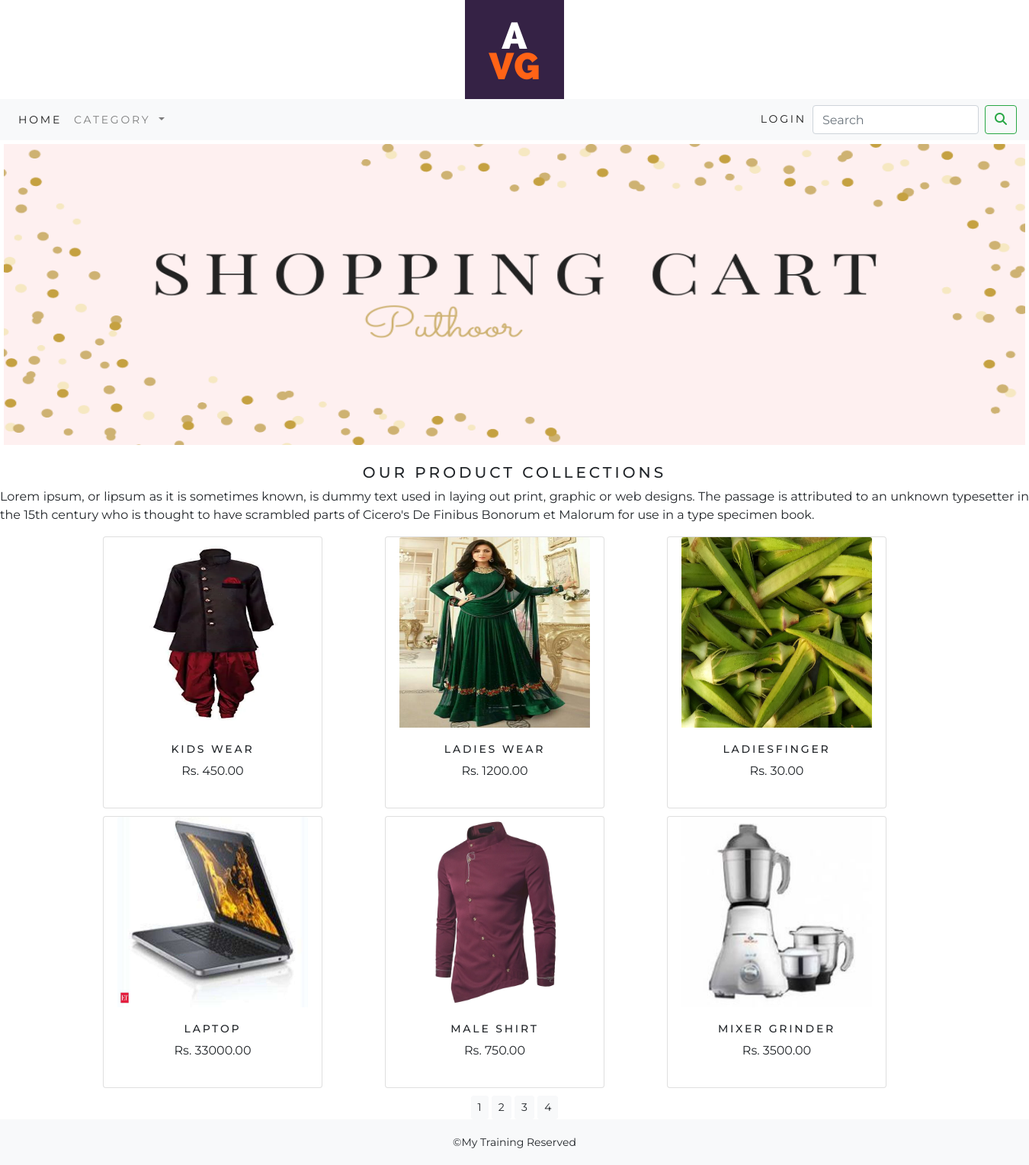
Page /ecommerce/?page=2 on the committed database.
### ecommerceapp/models.py (models this page shows, shortened)
class Product(models.Model):
    name = models.CharField(max_length=250, unique=True)
    slug = models.SlugField(max_length=250, unique=True)
    desc = models.TextField(blank=True)
    img = models.ImageField(upload_to='product', blank=True)
    category=models.ForeignKey(Category,on_delete=models.CASCADE)
    price=models.DecimalField(max_digits=10,decimal_places=2)
    stock=models.IntegerField()
    available=models.BooleanField(default=True)
    created=models.DateTimeField(auto_created=True)
    updated=models.DateTimeField(auto_now=True)
    class Meta:
        ordering = ('name',)
        verbose_name = 'product'
        verbose_name_plural = 'products'
    def get_url(self):
        return reverse('ecommerceapp:procatdetail',args=[self.category.slug,self.slug])

### ecommerceapp/views.py (the view)
# urls.py: path('', views.AllProCat, name='AllProCat'),
def AllProCat(request,c_slug=None):
    c_page=None
    products_list=None
    if c_slug!=None:
        c_page=get_object_or_404(Category,slug=c_slug)
        products_list=Product.objects.filter(category=c_page, available=True)
    else:
        products_list=Product.objects.all().filter(available=True)
    paginator=Paginator(products_list,6)
    try:
        page=int(request.GET.get('page','1'))
    except:
        page=1
    try:
        products=paginator.page(page)
    except (EmptyPage, InvalidPage):
        products=paginator.page(paginator.num_pages)
    return render(request,'category.html',{'category':c_page,'products':products})

### cartapp/context_processors.py (called while the page is built)
def counter(request):
    item_count=0
    if 'admin' in request.path:
        return {}
    else:
        try:
            cart=Cart.objects.filter(cart_id=_cart_id(request))
            cart_items=CartItem.objects.all().filter(cart=cart[:1])
            for cart_item in cart_items:
                item_count += cart_item.quantity
        except Cart.DoesNotExist:
            item_count=0
        return dict(item_count=item_count)

### cartapp/views.py (called while the page is built)
def _cart_id(request):
    cart=request.session.session_key
    if not cart:
        cart=request.session.create()
    return cart

### ecommerceapp/context_processors.py (called while the page is built)
def cat_links(request):
    links=Category.objects.all()
    return dict(links=links)

### ecommerceapp/models.py (called while the page is built)
    def get_url(self):
        return reverse("ecommerceapp:product_by_category", args=[self.slug])

### templates/category.html (shortened to what this page needs)
{% extends 'base.html' %}
{% load static %}
{% block content %}
<div class="mx-auto">
    {% if category %}
        <img class="my_image" src="{{category.img.url}}" alt="{{category.name}}">
</div><br>
<div>
    <h1 class="text-center my_title">{{category.name}}</h1>
    <p class="text-justify">{{category.desc}}</p>
</div>
    {% else %}
        <div>
            <center><img class="my_image my_image_padding" src="{% static 'img/banner.png' %}" style="width:1340px;height:400px;" alt="banner"></center>
        </div><br>
<div>
    <h1 class="text-center my_title">Our product collections</h1>
    <p class="text-justify">Lorem ipsum, or lipsum as it is sometimes known, is dummy text used in laying out print, graphic or web designs. The passage is attributed to an unknown typesetter in the 15th century who is thought to have scrambled parts of Cicero's De Finibus Bonorum et Malorum for use in a type specimen book.</p>
</div>
    {% endif %}
<div class="container">
    <div class="row mx-auto">
        {% for product in products.object_list %}
        <div class="my_bottom_margin col-9 col-sm-12 col-md-4 col-lg-4">
            <div class="card text-center" style="width: 18rem;">
                <a href="{{product.get_url}}"><img class="card-img-top my_image" src="{{product.img.url}}" style="width:250px;height:250px;" alt="{{product.name}}"></a>
                <div class="card-body">
                        <h4>{{product.name}}</h4>
                        <p>Rs. {{product.price}}</p>
                </div>
            </div>
        </div>
        {% endfor %}
    </div>
    <div class="mx-auto">
        <center>
        {% for pg in products.paginator.page_range %}
            <a href="?page={{pg}}" class="btn btn-light btn-sm {% if products.number == pg %} activate {% endif %}">{{pg}}</a>
        {% endfor %}
        </center>
    </div>
</div>
{% endblock %}

### static/css/custom.css (style rules this page uses)
body { font-family: 'Montserrat', sans-serif; }
.my_image { width: 100%; height: auto; }
.my_title { font-size: 20px; text-transform: uppercase; letter-spacing: 0.2em; }
.my_image_padding { padding-top: 5px; }
.my_bottom_margin { margin-bottom: 10px; }
.card .card-body h4 { font-size: 14px; text-transform: uppercase; letter-spacing: 0.2em; }

### rows in the picture
Product: img (picture), name "KIDS WEAR", price "450.00"
Product: img (picture), name "LADIES WEAR", price "1200.00"
Product: img (picture), name "LADIESFINGER", price "30.00"
Product: img (picture), name "LAPTOP", price "33000.00"
Product: img (picture), name "MALE SHIRT", price "750.00"
Product: img (picture), name "MIXER GRINDER", price "3500.00"

### other values in the picture
{{ pg }} "1" "2" "3" "4"
